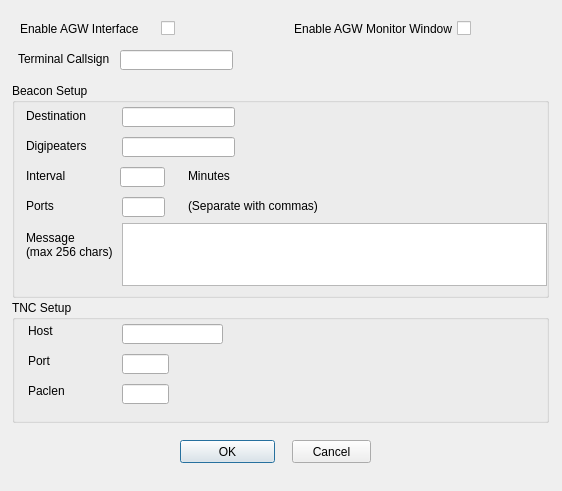
<?xml version="1.0" encoding="UTF-8"?>
<ui version="4.0">
 <class>AGWParams</class>
 <widget class="QDialog" name="AGWParams">
  <property name="geometry">
   <rect>
    <x>0</x>
    <y>0</y>
    <width>562</width>
    <height>491</height>
   </rect>
  </property>
  <property name="windowTitle">
   <string>Dialog</string>
  </property>
  <widget class="QLineEdit" name="TermCall">
   <property name="geometry">
    <rect>
     <x>120</x>
     <y>50</y>
     <width>113</width>
     <height>20</height>
    </rect>
   </property>
  </widget>
  <widget class="QGroupBox" name="groupBox">
   <property name="geometry">
    <rect>
     <x>12</x>
     <y>83</y>
     <width>537</width>
     <height>215</height>
    </rect>
   </property>
   <property name="title">
    <string>Beacon Setup</string>
   </property>
   <widget class="QLineEdit" name="beaconDest">
    <property name="geometry">
     <rect>
      <x>110</x>
      <y>24</y>
      <width>113</width>
      <height>20</height>
     </rect>
    </property>
   </widget>
   <widget class="QLineEdit" name="beaconPath">
    <property name="geometry">
     <rect>
      <x>110</x>
      <y>54</y>
      <width>113</width>
      <height>20</height>
     </rect>
    </property>
   </widget>
   <widget class="QLineEdit" name="beaconInterval">
    <property name="geometry">
     <rect>
      <x>108</x>
      <y>84</y>
      <width>45</width>
      <height>20</height>
     </rect>
    </property>
   </widget>
   <widget class="QLineEdit" name="beaconPorts">
    <property name="geometry">
     <rect>
      <x>110</x>
      <y>114</y>
      <width>43</width>
      <height>20</height>
     </rect>
    </property>
   </widget>
   <widget class="QLabel" name="label_2">
    <property name="geometry">
     <rect>
      <x>14</x>
      <y>22</y>
      <width>75</width>
      <height>21</height>
     </rect>
    </property>
    <property name="text">
     <string>Destination</string>
    </property>
   </widget>
   <widget class="QLabel" name="label_3">
    <property name="geometry">
     <rect>
      <x>14</x>
      <y>52</y>
      <width>75</width>
      <height>21</height>
     </rect>
    </property>
    <property name="text">
     <string>Digipeaters</string>
    </property>
   </widget>
   <widget class="QLabel" name="label_4">
    <property name="geometry">
     <rect>
      <x>14</x>
      <y>82</y>
      <width>75</width>
      <height>21</height>
     </rect>
    </property>
    <property name="text">
     <string>Interval</string>
    </property>
   </widget>
   <widget class="QLabel" name="label_5">
    <property name="geometry">
     <rect>
      <x>14</x>
      <y>112</y>
      <width>75</width>
      <height>21</height>
     </rect>
    </property>
    <property name="text">
     <string>Ports</string>
    </property>
   </widget>
   <widget class="QLabel" name="label_6">
    <property name="geometry">
     <rect>
      <x>176</x>
      <y>82</y>
      <width>75</width>
      <height>22</height>
     </rect>
    </property>
    <property name="text">
     <string>Minutes</string>
    </property>
   </widget>
   <widget class="QLabel" name="label_7">
    <property name="geometry">
     <rect>
      <x>176</x>
      <y>112</y>
      <width>137</width>
      <height>21</height>
     </rect>
    </property>
    <property name="text">
     <string>(Separate with commas)</string>
    </property>
   </widget>
   <widget class="QLabel" name="label_11">
    <property name="geometry">
     <rect>
      <x>14</x>
      <y>144</y>
      <width>75</width>
      <height>21</height>
     </rect>
    </property>
    <property name="text">
     <string>Message</string>
    </property>
   </widget>
   <widget class="QPlainTextEdit" name="beaconText">
    <property name="geometry">
     <rect>
      <x>110</x>
      <y>140</y>
      <width>425</width>
      <height>63</height>
     </rect>
    </property>
   </widget>
   <widget class="QLabel" name="label_12">
    <property name="geometry">
     <rect>
      <x>14</x>
      <y>158</y>
      <width>95</width>
      <height>21</height>
     </rect>
    </property>
    <property name="text">
     <string>(max 256 chars)</string>
    </property>
   </widget>
  </widget>
  <widget class="QGroupBox" name="groupBox_2">
   <property name="geometry">
    <rect>
     <x>12</x>
     <y>300</y>
     <width>537</width>
     <height>123</height>
    </rect>
   </property>
   <property name="title">
    <string>TNC Setup</string>
   </property>
   <widget class="QLineEdit" name="Host">
    <property name="geometry">
     <rect>
      <x>110</x>
      <y>24</y>
      <width>101</width>
      <height>20</height>
     </rect>
    </property>
   </widget>
   <widget class="QLineEdit" name="Port">
    <property name="geometry">
     <rect>
      <x>110</x>
      <y>54</y>
      <width>47</width>
      <height>20</height>
     </rect>
    </property>
   </widget>
   <widget class="QLineEdit" name="Paclen">
    <property name="geometry">
     <rect>
      <x>110</x>
      <y>84</y>
      <width>47</width>
      <height>20</height>
     </rect>
    </property>
   </widget>
   <widget class="QLabel" name="label_8">
    <property name="geometry">
     <rect>
      <x>16</x>
      <y>24</y>
      <width>47</width>
      <height>13</height>
     </rect>
    </property>
    <property name="text">
     <string>Host</string>
    </property>
   </widget>
   <widget class="QLabel" name="label_9">
    <property name="geometry">
     <rect>
      <x>16</x>
      <y>54</y>
      <width>47</width>
      <height>13</height>
     </rect>
    </property>
    <property name="text">
     <string>Port</string>
    </property>
   </widget>
   <widget class="QLabel" name="label_10">
    <property name="geometry">
     <rect>
      <x>16</x>
      <y>84</y>
      <width>47</width>
      <height>13</height>
     </rect>
    </property>
    <property name="text">
     <string>Paclen</string>
    </property>
   </widget>
  </widget>
  <widget class="QLabel" name="label">
   <property name="geometry">
    <rect>
     <x>18</x>
     <y>48</y>
     <width>111</width>
     <height>21</height>
    </rect>
   </property>
   <property name="text">
    <string>Terminal Callsign</string>
   </property>
  </widget>
  <widget class="QPushButton" name="okButton">
   <property name="geometry">
    <rect>
     <x>180</x>
     <y>440</y>
     <width>95</width>
     <height>23</height>
    </rect>
   </property>
   <property name="text">
    <string>OK</string>
   </property>
  </widget>
  <widget class="QPushButton" name="cancelButton">
   <property name="geometry">
    <rect>
     <x>292</x>
     <y>440</y>
     <width>79</width>
     <height>23</height>
    </rect>
   </property>
   <property name="text">
    <string>Cancel</string>
   </property>
  </widget>
  <widget class="QCheckBox" name="AGWEnable">
   <property name="geometry">
    <rect>
     <x>152</x>
     <y>16</y>
     <width>23</width>
     <height>25</height>
    </rect>
   </property>
   <property name="layoutDirection">
    <enum>Qt::RightToLeft</enum>
   </property>
   <property name="text">
    <string/>
   </property>
  </widget>
  <widget class="QLabel" name="label_13">
   <property name="geometry">
    <rect>
     <x>20</x>
     <y>18</y>
     <width>135</width>
     <height>21</height>
    </rect>
   </property>
   <property name="text">
    <string>Enable AGW Interface</string>
   </property>
  </widget>
  <widget class="QCheckBox" name="AGWMonEnable">
   <property name="geometry">
    <rect>
     <x>255</x>
     <y>18</y>
     <width>216</width>
     <height>21</height>
    </rect>
   </property>
   <property name="layoutDirection">
    <enum>Qt::RightToLeft</enum>
   </property>
   <property name="text">
    <string>Enable AGW Monitor Window</string>
   </property>
  </widget>
 </widget>
 <resources/>
 <connections>
  <connection>
   <sender>cancelButton</sender>
   <signal>clicked()</signal>
   <receiver>AGWParams</receiver>
   <slot>reject()</slot>
   <hints>
    <hint type="sourcelabel">
     <x>369</x>
     <y>253</y>
    </hint>
    <hint type="destinationlabel">
     <x>179</x>
     <y>282</y>
    </hint>
   </hints>
  </connection>
  <connection>
   <sender>okButton</sender>
   <signal>clicked()</signal>
   <receiver>AGWParams</receiver>
   <slot>accept()</slot>
   <hints>
    <hint type="sourcelabel">
     <x>278</x>
     <y>253</y>
    </hint>
    <hint type="destinationlabel">
     <x>96</x>
     <y>254</y>
    </hint>
   </hints>
  </connection>
 </connections>
</ui>
